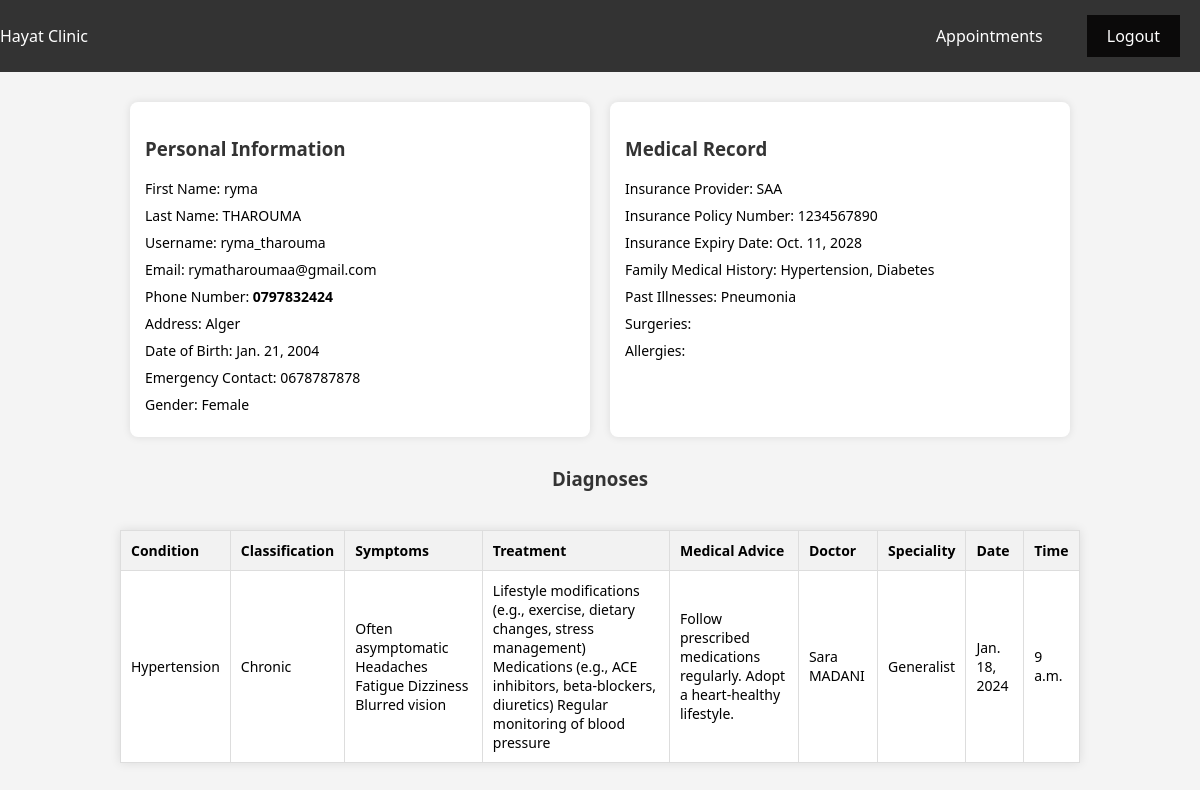
Page /project/patient_profile_doc/40/ on the committed database.
### Project/models.py (models this page shows, shortened)
class Patient(models.Model):
    pid = models.AutoField(primary_key=True)
    user = models.OneToOneField(User, on_delete=models.CASCADE, unique=True, null=False)
    phone_number = models.CharField(max_length=15, unique=True, null=False, blank=False)
    address = models.CharField(max_length=200, null=False, blank=False)
    date_of_birth = models.DateField(null=False, blank=False)
    emergency_contact = models.CharField(max_length=100, blank=True, null=True)
    GENDER_CHOICES = [
        ('female', 'Female'),
        ('male', 'Male'),
    ]
    gender = models.CharField(max_length=10, choices=GENDER_CHOICES, default='female')

class MedicalRecord(models.Model):
    mid = models.AutoField(primary_key=True)
    insurance_provider = models.CharField(max_length=100)
    insurance_policy_number = models.CharField(max_length=50,unique=True)
    insurance_expiry_date = models.DateField(blank=False, null=False)
    family_medical_history = models.TextField(blank=True, null=True)
    past_illnesses = models.TextField(blank=True, null=True)
    surgeries = models.TextField(blank=True, null=True)
    allergies = models.TextField(blank=True, null=True)
    patient = models.OneToOneField('Patient', on_delete=models.CASCADE, related_name='medical_record')

class Diagnosis(models.Model):
    condition = models.CharField(max_length=300,null=False, blank=False)
    classification = models.CharField(max_length=300,null=False, blank=False)
    symptoms = models.TextField(null=False, blank=False)
    treatement = models.TextField(null=False, blank=False)
    medica_advice = models.TextField(null=False, blank=False)
    appointment = models.OneToOneField(Appointment, on_delete=models.CASCADE, related_name='diagnosis', null=True, blank=True)

class Appointment(models.Model):
    aid = models.AutoField(primary_key=True)
    APPOINTMENT_STATES = [
        ("scheduled", "Scheduled"),
        ("completed", "Completed"),
        ("canceled", "Canceled"),
    ]
    TIME_CHOICES = [
        (time(hour, 0), f'{hour}:00')
        for hour in range(9, 12)  # Exclude 12:00
    ] + [
        (time(hour, 0), f'{hour}:00')
        for hour in range(13, 15)  # After lunch, resume from 13:00
    ]
    time_slot = models.TimeField(choices=TIME_CHOICES, default=TIME_CHOICES[0][0], null=False, blank=False)
    full_time = models.DateTimeField(null=False, blank=False)
    state = models.CharField(max_length=20, choices=APPOINTMENT_STATES, null=False, blank=False,default=APPOINTMENT_STATES[0][0])
    patient = models.ForeignKey('Patient', on_delete=models.CASCADE, related_name='appointments_as_patient')
    doctor = models.ForeignKey('Doctor', on_delete=models.CASCADE, related_name='appointments_as_doctor')

class Doctor(models.Model):
    did = models.AutoField(primary_key=True)
    user = models.OneToOneField(User, on_delete=models.CASCADE)
    SPECIALITY_CHOICES = [
        ("GENERALIST", "Generalist"),
        ("CARDIO", "Cardiologist"),
        ("DERM", "Dermatologist"),
        ("NEURO", "Neurologist"),
        ("ORTHO", "Orthopedic Surgeon"),
        ("ENT", "Otolaryngologist (ENT Specialist)"),
        ("PEDI", "Pediatrician"),
        ("PSYCH", "Psychiatrist"),
    ]
    phone_number = models.CharField(max_length=15, null=False, blank=False)
    address = models.TextField(null=False, blank=False)
    date_recruitment = models.DateField(null=False, blank=False)
    speciality = models.CharField(max_length=10, choices=SPECIALITY_CHOICES, null=False, blank=False)

### Project/views.py (the view)
# urls.py: path('patient_profile_doc/<int:appointment_id>/', views.patient_profile_doc, name='patient_profile_doc'),
def patient_profile_doc(request,appointment_id):
    appointment = get_object_or_404(Appointment, aid=appointment_id)
    patient = appointment.patient
    medical_record = MedicalRecord.objects.get(patient=patient)
    appointments = Appointment.objects.filter(patient=patient)
    diagnoses = Diagnosis.objects.filter(appointment__in=appointments)
    context = {
        'doctor':appointment.doctor,
        'user': patient.user,
        'patient': patient,
        'medical_record': medical_record,
        'diagnoses': diagnoses,
        'appointments': appointments,
    }
    return render(request, 'patient_profile.html', context)

### Project/templates/patient_profile.html (shortened to what this page needs)
<!DOCTYPE html>
<html lang="en">
  <head>
  </head>
  <body>
    <nav>
      <span>Hayat Clinic</span>
      <div>
        {% if doctor %}
        <a href="{% url 'appointements_doc' %}">Appointments</a>
        {% endif %}
        <a class="logout" href="{% url 'logout' %}">Logout</a>
      </div>
    </nav>
    <div class="info-container">
      <div class="info-box">
        <h3>Personal Information</h3>
        <p>First Name: {{ user.first_name }}</p>
        <p>Last Name: {{ user.last_name }}</p>
        <p>Username: {{ user.username }}</p>
        <p>Email: {{ user.email }}</p>
        <p>
          Phone Number:
          <span style="font-weight: bold">{{ patient.phone_number }}</span>
        </p>
        <p>Address: {{ patient.address }}</p>
        <p>Date of Birth: {{ patient.date_of_birth }}</p>
        <p>Emergency Contact: {{ patient.emergency_contact }}</p>
        <p>Gender: {{ patient.get_gender_display }}</p>
      </div>
      <div class="info-box">
        <h3>Medical Record</h3>
        <p>Insurance Provider: {{ medical_record.insurance_provider }}</p>
        <p>
          Insurance Policy Number: {{ medical_record.insurance_policy_number }}
        </p>
        <p>Insurance Expiry Date: {{ medical_record.insurance_expiry_date }}</p>
        <p>
          Family Medical History: {{ medical_record.family_medical_history }}
        </p>
        <p>Past Illnesses: {{ medical_record.past_illnesses }}</p>
        <p>Surgeries: {{ medical_record.surgeries }}</p>
        <p>Allergies: {{ medical_record.allergies }}</p>
      </div>
    </div>
    <h3>Diagnoses</h3>
    <table>
      <thead>
        <tr>
          <th>Condition</th>
          <th>Classification</th>
          <th>Symptoms</th>
          <th>Treatment</th>
          <th>Medical Advice</th>
          <th>Doctor</th>
          <th>Speciality</th>
          <th>Date</th>
          <th>Time</th>
        </tr>
      </thead>
      <tbody>
        {% for diagnosis in diagnoses %}
        <tr>
          <td>{{ diagnosis.condition }}</td>
          <td>{{ diagnosis.classification }}</td>
          <td>{{ diagnosis.symptoms }}</td>
          <td>{{ diagnosis.treatement }}</td>
          <td>{{ diagnosis.medica_advice }}</td>
          <td>{{ diagnosis.appointment.doctor.user.get_full_name }}</td>
          <td>{{ diagnosis.appointment.doctor.get_speciality_display }}</td>
          <td>{{ diagnosis.appointment.full_time|date:"M. d, Y" }}</td>
          <td>{{ diagnosis.appointment.time_slot }}</td>
        </tr>
        {% endfor %}
      </tbody>
    </table>
  </body>
</html>

### Project/templates/patient_profile.html (style rules this page uses)
body { font-family: "Segoe UI", Tahoma, Geneva, Verdana, sans-serif; background-color: #f4f4f4; margin: 0; padding: 0; display: flex; flex-direction: column; align-items: center; }
nav { background-color: #333; color: white; padding: 10px; display: flex; justify-content: space-between; align-items: center; width: 100%; top: 0; left: 0; }
nav a { color: white; text-decoration: none; margin: 5px 20px; }
.logout { display: inline-block; background-color: #0b0a0a; padding: 10px 20px; }
h2, h3 { color: #333; }
.info-container { display: flex; justify-content: space-between; width: 80%; margin-top: 20px; }
.info-box { width: 48%; margin: 10px; padding: 15px; background-color: #fff; box-shadow: 0 0 8px rgba(0, 0, 0, 0.1); border-radius: 8px; }
table { width: 80%; margin-top: 20px; background-color: #fff; box-shadow: 0 0 10px rgba(0, 0, 0, 0.1); border-collapse: collapse; margin-bottom: 20px; }
th, td { border: 1px solid #ddd; padding: 10px; text-align: left; font-size: 14px; }
th { background-color: #f2f2f2; }
p { margin: 8px 0; font-size: 14px; }

### rows in the picture
Patient: phone_number "0797832424", address "Alger", date_of_birth "Jan. 21, 2004", emergency_contact "0678787878", gender "Female"
MedicalRecord: insurance_provider "SAA", insurance_policy_number "1234567890", insurance_expiry_date "Oct. 11, 2028", family_medical_history "Hypertension, Diabetes", past_illnesses "Pneumonia"
Diagnosis: condition "Hypertension", classification "Chronic", symptoms "Often asymptomatic Headaches Fatigue Dizziness Blurred vision", treatement "Lifestyle modifications (e.g., exercise, dietary changes, stress management) Medications (e.g., ACE inhibitors, beta-blockers, diuretics) Regular monitoring of blood pressure", medica_advice "Follow prescribed medications regularly. Adopt a heart-healthy lifestyle.", appointment.doctor.user.get_full_name "Sara MADANI", appointment.doctor.speciality "Generalist", appointment.full_time "Jan. 18, 2024", appointment.time_slot "9 a.m."

### other values in the picture
{{ user.first_name }} "ryma"
{{ user.last_name }} "THAROUMA"
{{ user.username }} "ryma_tharouma"
{{ user.email }} "rymatharoumaa@gmail.com"
